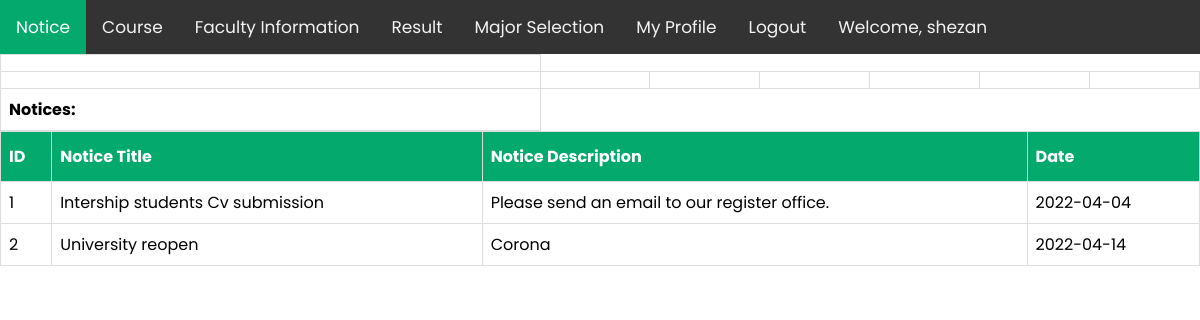
Screenshot of /views/sNoticeList.php (signed in) with the database file from the repository.
### tables this page shows
CREATE TABLE `notice` (
  `No` int(11) NOT NULL,
  `NoticeName` varchar(50) NOT NULL,
  `NoticeDetails` text NOT NULL,
  `Date` date NOT NULL,
  `image` varchar(100) DEFAULT NULL
);

### Models/db_config.php (called while the page is built, shortened)
<?php
        function AllNotice(){
            $con = mysqli_connect('localhost','root', '', 'webtech');
            $sql = 'select * from notice';
            $result = mysqli_query($con,$sql);
            $ArrayF=array();
            while($row = mysqli_fetch_assoc($result)){
                $ArrayF[]=$row;
            }
            return $ArrayF;
        }
?>

### Controllers/SnoticeListCheck.php (called while the page is built)
<?php
	 require '../Models/db_config.php';
            function getAllNotice(){
               $notices = AllNotice();
               return $notices;
            }
?>

### Views/sNoticeList.php (the view, shortened to what this page needs)
<?php
    include 'studentNavbar.php';
    require_once '../Controllers/SnoticeListCheck.php';
    $notices = getAllNotice();
?>
    <table>
            <tbody><tr><td></td></tr>
            <tr>
               <td></td>
               <td></td>
               <td></td>
               <td></td>
               <td></td>
               <td></td>
               <td></td>
            </tr>
            <tr>
                <td><b>Notices:</b></td>
            </tr>
                </tbody></table>
    <form action="">
        <table>
            <tr>
                <table cellspacing="0" cellpadding="0" border="1" width="361px" height="86px">
                    <tr align="center" >
                        <th >ID</th>
                        <th >Notice Title</th>
                        <th >Notice Description</th>
                        <th >Date</th>
                    </tr>
                        <?php
                        echo "<tr align='center'>";
                        foreach($notices as $notice){
                            echo "<tr>";
                            echo "<td>".$notice['No']."</td>";
                            echo "<td>".$notice['NoticeName']."</td>";
                            echo "<td>".$notice['NoticeDetails']."</td>";
                            echo "<td>".$notice['Date']."</td>";
                            echo "</tr>";
                        }
                        ?>
                </table>
    </form>
</body>
</html>

### Views/studentNavbar.php (style rules this page uses)
body { margin: 0; font-family: 'Poppins', sans-serif; }
table { font-family: 'Poppins', sans-serif; border-collapse: collapse; width: 100%; }
td, th { border: 1px solid #ddd; padding: 8px; }
th { padding-top: 12px; padding-bottom: 12px; text-align: left; background-color: #04AA6D; color: white; }

### rows the page displays
notice: No "1", NoticeName "Intership students Cv submission", NoticeDetails "Please send an email to our register office.", Date "2022-04-04"
notice: No "2", NoticeName "University reopen", NoticeDetails "Corona", Date "2022-04-14"
